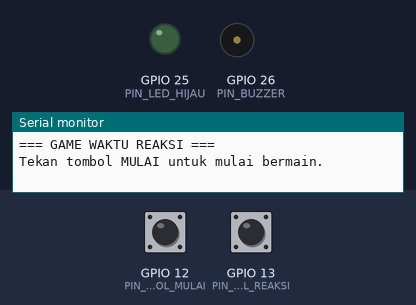
A sketch run on a simulated ESP32. Parts: output pins drawn as LEDs (lit = HIGH), buzzer (waves = sounding, pin HIGH), the last lines printed to the serial monitor. Inputs (shaded band) come from the test bench; at power-on: GPIO 12 (PIN_TOMBOL_MULAI) HIGH, GPIO 13 (PIN_TOMBOL_REAKSI) HIGH. Random numbers use the default seed unless the sketch sets one.

Above: at 1.2 s.
1.3 s: GPIO 12 (PIN_TOMBOL_MULAI) pulled LOW for 0.15 s
4.4 s: GPIO 13 (PIN_TOMBOL_REAKSI) pulled LOW for 0.15 s
6.5 s: GPIO 12 (PIN_TOMBOL_MULAI) pulled LOW for 1 s
At 10.1 s:
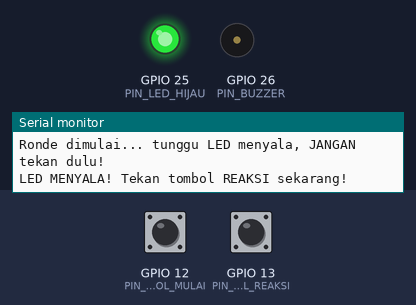
10.5 s: GPIO 13 (PIN_TOMBOL_REAKSI) pulled LOW for 1 s
At 10.65 s:
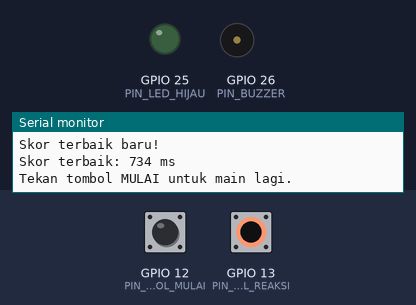
13.0 s: GPIO 12 (PIN_TOMBOL_MULAI) pulled LOW for 3.2 s
At 15.37 s:
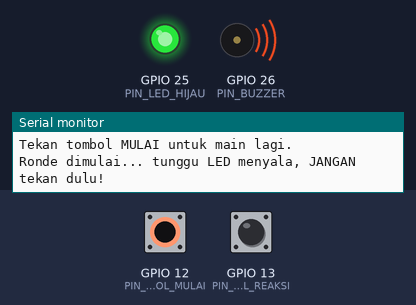
17.7 s: GPIO 13 (PIN_TOMBOL_REAKSI) pulled LOW for 3.2 s
At 18.8 s:
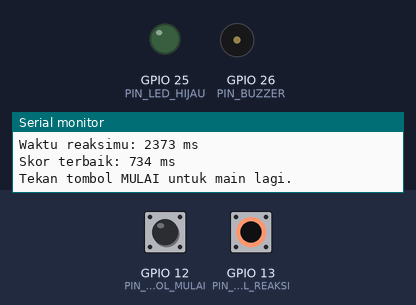
Timing chart, 0 to 20.7 s (numbered marks = the images above; inputs shaded):
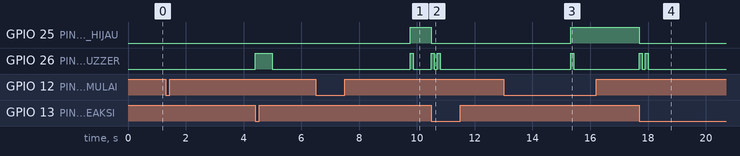

The sketch:

GameWaktuReaksi.ino
```cpp
/*
  Game Waktu Reaksi dengan ESP32 — tombol + LED + buzzer
  ======================================================
  Cara main:
  1. Tekan tombol MULAI. ESP32 lalu menunggu dalam diam selama waktu
     ACAK antara 2 sampai 5 detik (tidak bisa ditebak).
  2. Begitu LED hijau menyala, segera tekan tombol REAKSI secepat
     mungkin. ESP32 menghitung selisih waktunya dalam milidetik.
  3. Hasilnya tampil di Serial Monitor (115200 baud) lengkap dengan
     skor terbaik. Buzzer berbunyi pendek saat LED menyala, dan
     berbunyi dua kali saat hasil keluar.

  Anti curang:
  Kalau tombol REAKSI ditekan SEBELUM LED menyala, itu dianggap
  curang — buzzer berbunyi panjang dengan nada rendah, LED tetap
  mati, dan ronde diulang dari awal.

  Catatan waktu reaksi manusia:
  Rata-rata waktu reaksi visual manusia dewasa sekitar 250 ms.
  Di bawah 200 ms hampir selalu berarti menebak, bukan bereaksi.

  Video penjelasan (60 detik): link menyusul setelah upload
  Repo: https://github.com/oerban70-cloud/game-waktu-reaksi
*/

// ---------- Konfigurasi pin ----------
const uint8_t PIN_TOMBOL_MULAI  = 12;  // tombol mulai, aktif LOW (INPUT_PULLUP)
const uint8_t PIN_TOMBOL_REAKSI = 13;  // tombol reaksi, aktif LOW (INPUT_PULLUP)
const uint8_t PIN_LED_HIJAU     = 25;  // LED hijau via resistor 220 ohm ke GND
const uint8_t PIN_BUZZER        = 26;  // buzzer aktif, bunyi saat HIGH
const uint8_t PIN_ACAK          = 34;  // pin analog mengambang, sumber seed random

// ---------- Konfigurasi waktu (milidetik) ----------
const unsigned long JEDA_ACAK_MIN_MS  = 2000;  // jeda terpendek sebelum LED menyala
const unsigned long JEDA_ACAK_MAKS_MS = 5000;  // jeda terpanjang sebelum LED menyala
const unsigned long DEBOUNCE_MS       = 50;    // saring pantulan mekanik tombol
const unsigned long DURASI_BIP_MS     = 100;   // bunyi pendek buzzer
const unsigned long DURASI_BIP_CURANG_MS = 600;  // bunyi panjang tanda curang
const unsigned long BAUD_SERIAL       = 115200;

// ---------- State permainan ----------
enum StateGame {
  MENUNGGU_MULAI,    // menunggu tombol MULAI ditekan
  MENUNGGU_LED,      // jeda acak berjalan, LED masih mati
  MENUNGGU_REAKSI,   // LED menyala, menunggu tombol REAKSI
  TAMPIL_HASIL       // hasil sudah tampil, kembali ke awal
};

StateGame stateGame = MENUNGGU_MULAI;
unsigned long waktuLedMenyalaMs  = 0;  // millis() saat LED dinyalakan
unsigned long waktuJedaBerakhirMs = 0;  // millis() saat jeda acak selesai
unsigned long skorTerbaikMs = 0;       // 0 = belum ada skor (hilang saat alat mati)

// ---------- Bunyi buzzer ----------
// Bunyi pendek sekali (tanda LED menyala atau hasil keluar).
void bunyiPendek() {
  digitalWrite(PIN_BUZZER, HIGH);
  delay(DURASI_BIP_MS);
  digitalWrite(PIN_BUZZER, LOW);
}

// Bunyi dua kali pendek (tanda hasil sudah tampil).
void bunyiHasil() {
  bunyiPendek();
  delay(DURASI_BIP_MS);
  bunyiPendek();
}

// Bunyi panjang sekali (tanda pemain curang menekan terlalu cepat).
void bunyiCurang() {
  digitalWrite(PIN_BUZZER, HIGH);
  delay(DURASI_BIP_CURANG_MS);
  digitalWrite(PIN_BUZZER, LOW);
}

// ---------- Baca tombol dengan debounce ----------
// Mengembalikan true hanya pada TRANSISI turun (HIGH -> LOW) yang
// bertahan selama DEBOUNCE_MS. Menahan tombol tidak memicu berulang,
// dan pantulan mekanik tombol tidak dihitung sebagai dua kali tekan.
// Parameter terakhirTekanMs dan sebelumnyaTinggi menyimpan state tiap
// tombol di antara pemanggilan (satu pasang per tombol).
bool tombolBaruDitekan(uint8_t pinTombol, unsigned long &terakhirTekanMs,
                       bool &sebelumnyaTinggi) {
  bool sekarangTinggi = (digitalRead(pinTombol) == HIGH);
  bool ditekan = false;
  if (sebelumnyaTinggi && !sekarangTinggi) {
    unsigned long sekarangMs = millis();
    if (sekarangMs - terakhirTekanMs >= DEBOUNCE_MS) {
      terakhirTekanMs = sekarangMs;
      ditekan = true;
    }
  }
  sebelumnyaTinggi = sekarangTinggi;
  return ditekan;
}

unsigned long terakhirTekanMulaiMs  = 0;
unsigned long terakhirTekanReaksiMs = 0;
bool tombolMulaiSebelumnyaTinggi  = true;
bool tombolReaksiSebelumnyaTinggi = true;

// ---------- Mulai ronde baru ----------
// Matikan LED dan buzzer, lalu undi jeda acak 2-5 detik.
void mulaiRondeBaru() {
  digitalWrite(PIN_LED_HIJAU, LOW);
  digitalWrite(PIN_BUZZER, LOW);
  unsigned long jedaAcakMs = random(JEDA_ACAK_MIN_MS, JEDA_ACAK_MAKS_MS + 1);
  waktuJedaBerakhirMs = millis() + jedaAcakMs;
  stateGame = MENUNGGU_LED;
  Serial.println("Ronde dimulai... tunggu LED menyala, JANGAN tekan dulu!");
}

// ---------- Tampilkan hasil ----------
void tampilkanHasil(unsigned long waktuReaksiMs) {
  digitalWrite(PIN_LED_HIJAU, LOW);
  Serial.print("Waktu reaksimu: ");
  Serial.print(waktuReaksiMs);
  Serial.println(" ms");
  if (skorTerbaikMs == 0 || waktuReaksiMs < skorTerbaikMs) {
    skorTerbaikMs = waktuReaksiMs;
    Serial.println("Skor terbaik baru!");
  }
  Serial.print("Skor terbaik: ");
  Serial.print(skorTerbaikMs);
  Serial.println(" ms");
  Serial.println("Tekan tombol MULAI untuk main lagi.");
  bunyiHasil();
  stateGame = TAMPIL_HASIL;
}

void setup() {
  Serial.begin(BAUD_SERIAL);
  pinMode(PIN_TOMBOL_MULAI, INPUT_PULLUP);
  pinMode(PIN_TOMBOL_REAKSI, INPUT_PULLUP);
  pinMode(PIN_LED_HIJAU, OUTPUT);
  pinMode(PIN_BUZZER, OUTPUT);
  digitalWrite(PIN_LED_HIJAU, LOW);
  digitalWrite(PIN_BUZZER, LOW);

  // Seed acak dari pin analog yang mengambang + waktu boot.
  randomSeed(analogRead(PIN_ACAK) + millis());

  Serial.println("=== GAME WAKTU REAKSI ===");
  Serial.println("Tekan tombol MULAI untuk mulai bermain.");
}

void loop() {
  switch (stateGame) {
    case MENUNGGU_MULAI:
      if (tombolBaruDitekan(PIN_TOMBOL_MULAI, terakhirTekanMulaiMs, tombolMulaiSebelumnyaTinggi)) {
        mulaiRondeBaru();
      }
      break;

    case MENUNGGU_LED:
      // Curang: tombol reaksi ditekan sebelum LED menyala.
      if (tombolBaruDitekan(PIN_TOMBOL_REAKSI, terakhirTekanReaksiMs, tombolReaksiSebelumnyaTinggi)) {
        Serial.println("CURANG! Kamu menekan sebelum LED menyala. Ronde diulang.");
        bunyiCurang();
        stateGame = MENUNGGU_MULAI;
        Serial.println("Tekan tombol MULAI untuk mulai lagi.");
        break;
      }
      // Jeda acak selesai: nyalakan LED, bunyikan buzzer, mulai hitung.
      if (millis() >= waktuJedaBerakhirMs) {
        digitalWrite(PIN_LED_HIJAU, HIGH);
        waktuLedMenyalaMs = millis();
        bunyiPendek();
        Serial.println("LED MENYALA! Tekan tombol REAKSI sekarang!");
        stateGame = MENUNGGU_REAKSI;
      }
      break;

    case MENUNGGU_REAKSI:
      if (tombolBaruDitekan(PIN_TOMBOL_REAKSI, terakhirTekanReaksiMs, tombolReaksiSebelumnyaTinggi)) {
        tampilkanHasil(millis() - waktuLedMenyalaMs);
      }
      break;

    case TAMPIL_HASIL:
      if (tombolBaruDitekan(PIN_TOMBOL_MULAI, terakhirTekanMulaiMs, tombolMulaiSebelumnyaTinggi)) {
        mulaiRondeBaru();
      }
      break;
  }
}
```

Measured:
- after the input at 6.5 s, GPIO 25 (PIN_LED_HIJAU): LOW → HIGH after 3.3 s; GPIO 26 (PIN_BUZZER): LOW → HIGH after 3.3 s, → LOW 0.10 s later
- after the input at 10.5 s, GPIO 25 (PIN_LED_HIJAU): HIGH → LOW at once; GPIO 26 (PIN_BUZZER): alternates HIGH for 0.10 s and LOW for 0.10 s, 4 changes in all, then stays LOW, starting at once
- after the input at 13.0 s, GPIO 25 (PIN_LED_HIJAU): LOW → HIGH after 2.3 s; GPIO 26 (PIN_BUZZER): LOW → HIGH after 2.3 s, → LOW 0.10 s later
- after the input at 17.7 s, GPIO 25 (PIN_LED_HIJAU): HIGH → LOW at once; GPIO 26 (PIN_BUZZER): alternates HIGH for 0.10 s and LOW for 0.10 s, 4 changes in all, then stays LOW, starting at once
